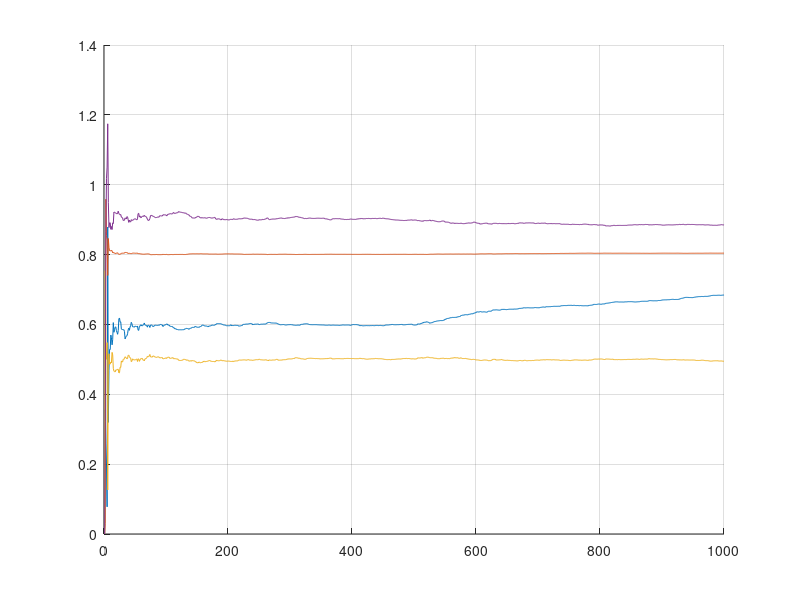

Recreate this plot in MATLAB. (Note: this script raises an error after producing the figure.)
% a1=1;a2=3;b0=3;b1=2; % parametry theta
% theta = [a1;a2;b0;b1]
% n=1:1:10000; %10000 próbek
% Un = rand(1,size(n,2)); %wejściowy sygnał jednostajny n próbek;

%--------------------------------------------------------------------------
clear all;
clc
theta_r = [0.6;0.8;0.5;0.9]; %rzeczywiste theta
lambda = 1;
N=1000; %liczba probek
U = rand(N,1)*20;
%t = 0:1:N-1;
%U = sin(t);
% figure
% plot(t,U);
P=eye(4);
theta = [0;0;0;0]; %estymowana theta
%Y=zeros(1,N)
Y=rand(N,1)*20;
a1 = zeros(1,N);
a2 = zeros(1,N);
b1 = zeros(1,N);
b2 = zeros(1,N);
phi = [0;0;0;0];
for n=2:1:N
    if n==500 %po pewnym czasie zmienia sie parametr a1
        theta_r(1)=theta_r(1)+0.2;
    end
    phi = [Y(n);Y(n-1);U(n);U(n-1)];
    Y(n) = (phi')*theta_r+normrnd(0,1); %normrnd(0,1) to szum o rozkladzie normalnym
    P = (P-(P*phi*(phi')*P)/(lambda+(phi')*P*phi))/lambda;
    theta = theta+P*phi*(Y(n)-(phi')*theta);
    a1(n) = theta(1);
    a2(n) = theta(2);
    b1(n) = theta(3);
    b2(n) = theta(4);
end
theta'
figure
hold on;
grid on;
plot (1:N,a1);
plot (1:N,a2);
plot (1:N,b1);
plot (1:N,b2);
txt = ['Theta estimated with ',num2str(N),' samples']; % changing nuber to char to display it in legend
a1=['a1*=0.6, estimated a1=',num2str(a1(n))];
a2=['a2*=0.8, estimated a2=',num2str(a2(n))];
b1=['b1*=0.5, estimated b1=',num2str(b1(n))];
b2=['b2*=0.9, estimated b2=',num2str(b2(n))];
legend(a1,a2,b1,b2,'Location','SE')
title(txt);
%------------------obliczanie bledu theta_r-theta-----------------%
% figure
% hold on;
% grid on;
% plot (1:N,a1-theta_r(1));
% plot (1:N,a2-theta_r(2));
% plot (1:N,b1-theta_r(3));
% plot (1:N,b2-theta_r(4));
% txt = ['Theta estimated with ',num2str(N),' samples']; % changing nuber to char to display it in legend
% a1=['a1*=0.6, estimation error =',num2str(a1(n)-0.6)];
% a2=['a2*=0.8, estimation error =',num2str(a2(n)-0.8)];
% b1=['b1*=0.5, estimation error =',num2str(b1(n)-0.5)];
% b2=['b2*=0.9, estimation error =',num2str(b2(n)-0.9)];
% legend(a1,a2,b1,b2,'Location','SE')
% title(txt);
